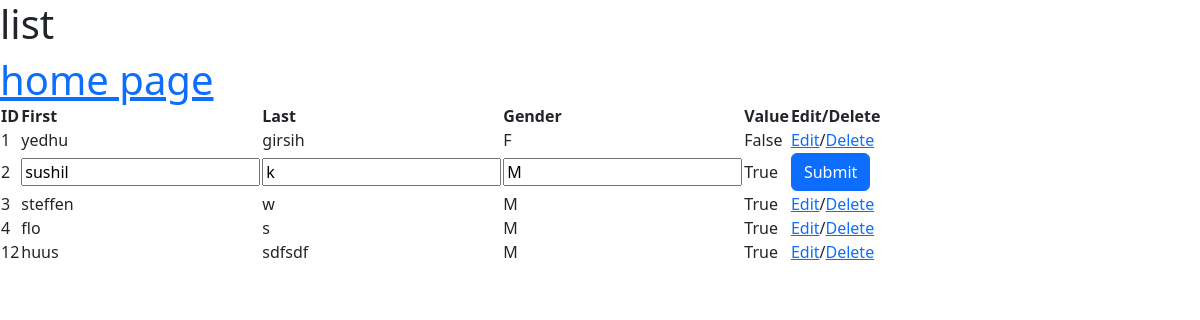
Page /edit/2 on the committed database.
### hello_app/models.py (models this page shows)
class Basicinfo(models.Model):
    f_name = models.CharField(max_length=50)
    l_name = models.CharField(max_length=50)
    gender = models.CharField(max_length=5,default='M')
    value = models.BooleanField()

### hello_app/views.py (the view)
# urls.py: path('edit/<pk>', views.editnew, name='edit'),
def editnew(request,pk):
    if(request.POST):
        instance = Basicinfo.objects.get(pk=pk)
        instance.f_name = request.POST.get('f_name', request.POST.get('f_name_original'))
        instance.l_name = request.POST.get('l_name', request.POST.get('l_name_original'))
        instance.gender = request.POST.get('gender', request.POST.get('gender_original'))
        if(instance.gender == "M"):
            instance.value = True
        else:
            instance.value = False
        instance.save()
        data_set = Basicinfo.objects.all()
        return redirect('list')
    else:
        instance= Basicinfo.objects.get(pk=pk)
        all_data= Basicinfo.objects.all()
        return render(request,'list.html',{'data':instance,'id_value':instance.id,'all_data':all_data,'selected':True})

### templates/list.html (shortened to what this page needs)
<h1> list <h1>
{%  include 'home.html' %}
<head>
  <link rel="stylesheet" type="text/css" href="https://cdn.datatables.net/1.11.5/css/jquery.dataTables.css">
</head>
{% load bootstrap5 %}
{% bootstrap_css %}
<table id="example"  class="display">
    <thead>
      <tr>
        <th scope="col">ID</th>
        <th scope="col">First</th>
        <th scope="col">Last</th>
        <th scope="col">Gender</th>
        <th scope="col">Value</th>
        <th scope="col">Edit/Delete</th>
      </tr>
    </thead>
    <tbody>
      {% for obj in all_data %}
      {% if obj.id == id_value %}
         <tr id="{{ obj.id }}">
            <form method="POST" enctype="multipart/form-data">
                <td>{{ obj.id }}</td>
                <td><input type="text" name="f_name" value="{{ obj.f_name }}"></td>
                <td><input type="text" name="l_name" value="{{ obj.l_name }}"></td>
                <td><input type="text" name="gender" value="{{ obj.gender }}"></td>
                {% if obj.gender == 'M' %}
                     <td>True</td>
                {% else %}
                     <td>False</td>
                {% endif %}
                <td>{% bootstrap_button button_type="submit" content="Submit" extra_classes="custom-button" %}
                </td>
            </form>
        </tr>
       {% else %}
         <tr id="{{ obj.id }}">
              <td>{{ obj.id }}</td>
              <td>{{ obj.f_name }}</td>
              <td>{{ obj.l_name }}</td>
              <td>{{ obj.gender }}</td>
              <td>{{ obj.value }}</td>
              <td><a href="{% url 'edit' obj.id %}">Edit</a>/<a href="{% url 'delete' obj.id %}">Delete</a></td>
         </tr>
        {% endif %}
      {% endfor %}
    </tbody>
  </table>

### rows in the picture
Basicinfo: id "1", f_name "yedhu", l_name "girsih", gender "F", value "False"
Basicinfo: id "2", f_name "sushil", l_name "k", gender "M", shows "True", bootstrap_button "Submit"
Basicinfo: id "3", f_name "steffen", l_name "w", gender "M", value "True"
Basicinfo: id "4", f_name "flo", l_name "s", gender "M", value "True"
Basicinfo: id "12", f_name "huus", l_name "sdfsdf", gender "M", value "True"
